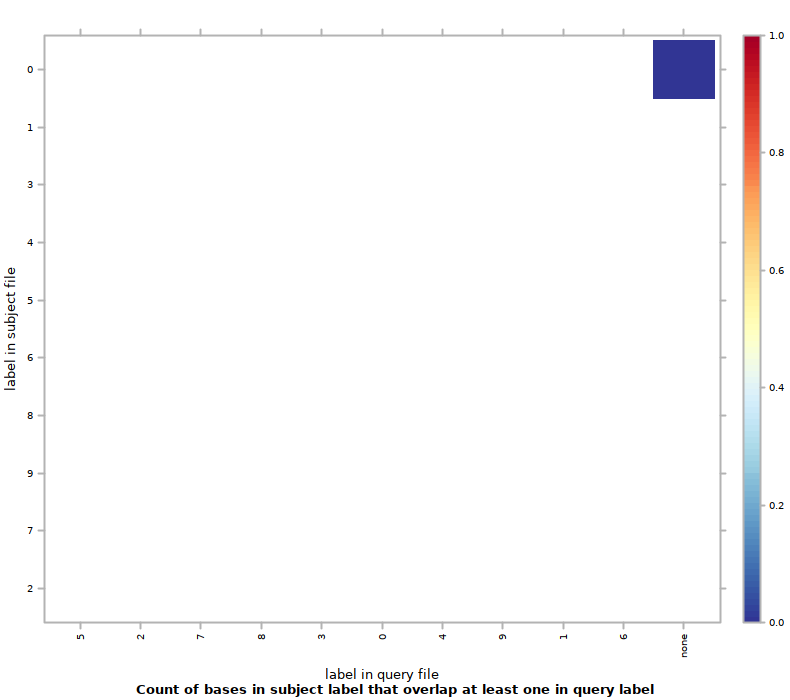

Reproduce this figure in R.
#!/usr/bin/env Rscript
## transcript produced by Segtools 1.1.14

segtools.r.dirname <-
  system2("python",
          c("-c", "'import segtools; print segtools.get_r_dirname()'"),
          stdout = TRUE)

source(file.path(segtools.r.dirname, 'common.R'))
source(file.path(segtools.r.dirname, 'overlap.R'))
save.overlap.performance('./K5seq1bpexo100bp/overlap-ordered', 'overlap.performance', './K5seq1bpexo100bp/overlap-ordered/overlap.tab', row.normalize = 'FALSE', mnemonic_file = './K5seq1bpexo100bp/overlap-direct/mnemonics1_new.txt', clobber = FALSE, col_mnemonic_file = './K5seq1bpexo100bp/overlap-direct/mnemonics2_new.txt')
save.overlap.heatmap('./K5seq1bpexo100bp/overlap-ordered', 'overlap', './K5seq1bpexo100bp/overlap-ordered/overlap.tab', clobber = FALSE, col_mnemonic_file = './K5seq1bpexo100bp/overlap-direct/mnemonics2_new.txt', cluster = FALSE, max_contrast = FALSE, row.normalize = 'FALSE', mnemonic_file = './K5seq1bpexo100bp/overlap-direct/mnemonics1_new.txt')
